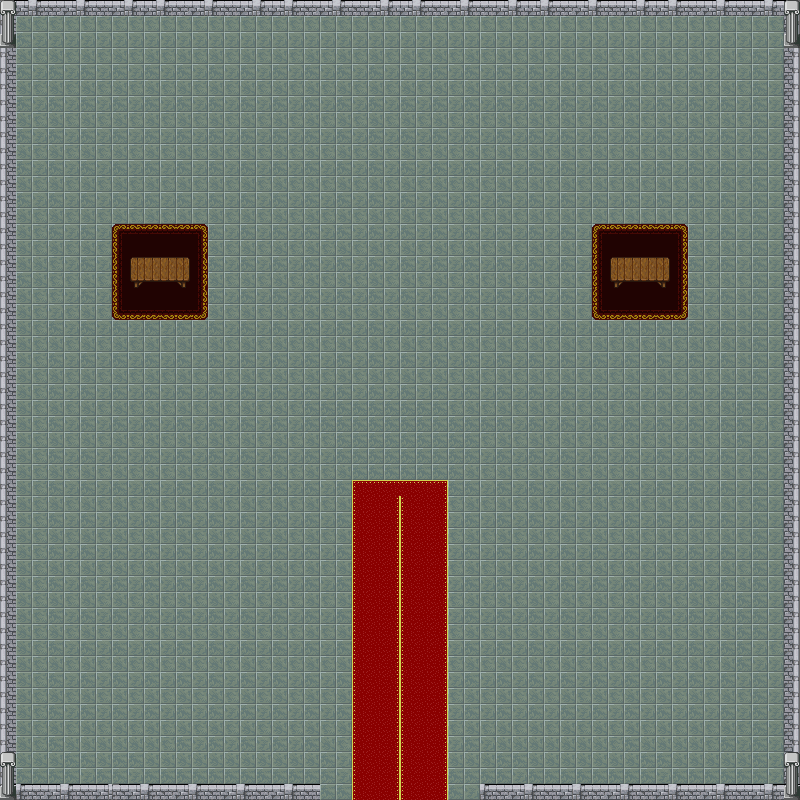

Below is a game level as drawn by its tile map, then a one-line description and the .tmx that defines it (tile-layer data replaced by summaries):
An orthogonal 50x50 tile map with 16x16 px tiles, 3 tile layers (Tile Layer 1, Tile Layer 2, Tile Layer 3), 2 tilesets.

<map version="1.8" tiledversion="1.8.4" orientation="orthogonal" renderorder="right-down" width="50" height="50" tilewidth="16" tileheight="16" infinite="0" nextlayerid="5" nextobjectid="1">
 <tileset firstgid="1" source="tileset3.tsx" />
 <tileset firstgid="133" source="tileset2.tsx" />
 <layer id="1" name="Tile Layer 1" width="50" height="50">
  <data>[2500 cells, 336 non-empty, 21 distinct tile ids]</data>
 </layer>
 <layer id="2" name="Tile Layer 2" width="50" height="50">
  <data>[2500 cells, 2323 non-empty, 29 distinct tile ids]</data>
 </layer>
 <layer id="3" name="Tile Layer 3" width="50" height="50">
  <data>[2500 cells, 16 non-empty, 6 distinct tile ids]</data>
 </layer>
 <objectgroup id="4" name="Object Layer 1" />
</map>
